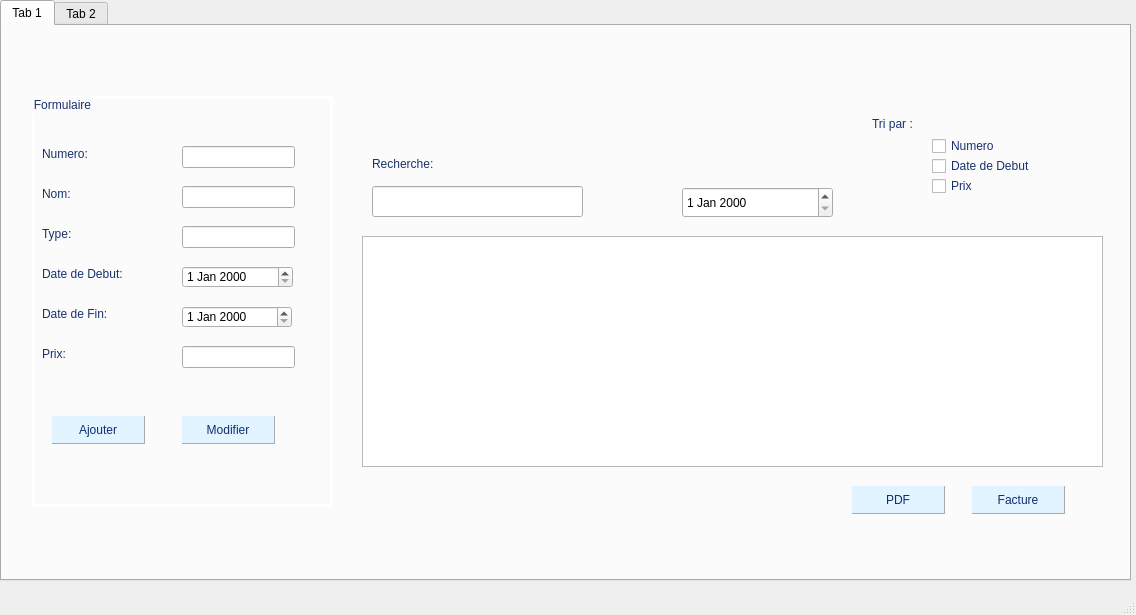
<?xml version="1.0" encoding="UTF-8"?>
<ui version="4.0">
 <class>MainWindow</class>
 <widget class="QMainWindow" name="MainWindow">
  <property name="geometry">
   <rect>
    <x>0</x>
    <y>0</y>
    <width>1136</width>
    <height>615</height>
   </rect>
  </property>
  <property name="windowTitle">
   <string>MainWindow</string>
  </property>
  <widget class="QWidget" name="centralwidget">
   <widget class="QTabWidget" name="tabWidget">
    <property name="geometry">
     <rect>
      <x>0</x>
      <y>0</y>
      <width>1131</width>
      <height>581</height>
     </rect>
    </property>
    <property name="currentIndex">
     <number>0</number>
    </property>
    <widget class="QWidget" name="tab">
     <attribute name="title">
      <string>Tab 1</string>
     </attribute>
     <widget class="QGroupBox" name="groupBox">
      <property name="geometry">
       <rect>
        <x>30</x>
        <y>70</y>
        <width>301</width>
        <height>411</height>
       </rect>
      </property>
      <property name="styleSheet">
       <string notr="true">QGroupBox{

color:rgb(24, 50, 109);
	font: 10pt &quot;MS Shell Dlg 2&quot;;
  



    border: 3px solid white;



}</string>
      </property>
      <property name="title">
       <string>Formulaire</string>
      </property>
      <widget class="QLabel" name="label">
       <property name="geometry">
        <rect>
         <x>10</x>
         <y>50</y>
         <width>71</width>
         <height>16</height>
        </rect>
       </property>
       <property name="styleSheet">
        <string notr="true">QLabel{
font: 63 10pt &quot;Segoe UI Semibold&quot;;
color : rgb(24, 50, 109);
}</string>
       </property>
       <property name="text">
        <string>Numero:</string>
       </property>
      </widget>
      <widget class="QLabel" name="label_2">
       <property name="geometry">
        <rect>
         <x>10</x>
         <y>90</y>
         <width>56</width>
         <height>16</height>
        </rect>
       </property>
       <property name="styleSheet">
        <string notr="true">QLabel{
font: 63 10pt &quot;Segoe UI Semibold&quot;;
color : rgb(24, 50, 109);
}</string>
       </property>
       <property name="text">
        <string>Nom:</string>
       </property>
      </widget>
      <widget class="QLabel" name="label_3">
       <property name="geometry">
        <rect>
         <x>10</x>
         <y>130</y>
         <width>71</width>
         <height>16</height>
        </rect>
       </property>
       <property name="styleSheet">
        <string notr="true">QLabel{
font: 63 10pt &quot;Segoe UI Semibold&quot;;
color : rgb(24, 50, 109);
}</string>
       </property>
       <property name="text">
        <string>Type:</string>
       </property>
      </widget>
      <widget class="QLabel" name="label_4">
       <property name="geometry">
        <rect>
         <x>10</x>
         <y>170</y>
         <width>131</width>
         <height>16</height>
        </rect>
       </property>
       <property name="styleSheet">
        <string notr="true">QLabel{
font: 63 10pt &quot;Segoe UI Semibold&quot;;
color : rgb(24, 50, 109);
}</string>
       </property>
       <property name="text">
        <string>Date de Debut:</string>
       </property>
      </widget>
      <widget class="QLabel" name="label_5">
       <property name="geometry">
        <rect>
         <x>10</x>
         <y>210</y>
         <width>101</width>
         <height>16</height>
        </rect>
       </property>
       <property name="styleSheet">
        <string notr="true">QLabel{
font: 63 10pt &quot;Segoe UI Semibold&quot;;
color : rgb(24, 50, 109);
}</string>
       </property>
       <property name="text">
        <string>Date de Fin:</string>
       </property>
      </widget>
      <widget class="QLabel" name="label_6">
       <property name="geometry">
        <rect>
         <x>10</x>
         <y>250</y>
         <width>56</width>
         <height>16</height>
        </rect>
       </property>
       <property name="styleSheet">
        <string notr="true">QLabel{
font: 63 10pt &quot;Segoe UI Semibold&quot;;
color : rgb(24, 50, 109);
}</string>
       </property>
       <property name="text">
        <string>Prix:</string>
       </property>
      </widget>
      <widget class="QPushButton" name="pushButton">
       <property name="geometry">
        <rect>
         <x>20</x>
         <y>320</y>
         <width>93</width>
         <height>28</height>
        </rect>
       </property>
       <property name="styleSheet">
        <string notr="true">QPushButton {
border-radius:15px;
font: 10pt &quot;MS Shell Dlg 2&quot;;
border-right :1px solid #aaaaaa;
border-bottom :1px solid #aaaaaa;
}
QPushButton:enabled {
background-color: #E1F4FF;
color: #0c2f70;
}
QPushButton:pressed {
background-color:blue;
color: white;
}

QPushButton:hover:!pressed {

background-color : #0d2f72;
color: #fffffe;

}
QPushButton:disabled{
boackground-color:#aaaaaa;
color :ffffff;
}</string>
       </property>
       <property name="text">
        <string>Ajouter</string>
       </property>
      </widget>
      <widget class="QLineEdit" name="numero">
       <property name="geometry">
        <rect>
         <x>150</x>
         <y>50</y>
         <width>113</width>
         <height>22</height>
        </rect>
       </property>
       <property name="styleSheet">
        <string notr="true"/>
       </property>
       <property name="text">
        <string/>
       </property>
      </widget>
      <widget class="QLineEdit" name="nom">
       <property name="geometry">
        <rect>
         <x>150</x>
         <y>90</y>
         <width>113</width>
         <height>22</height>
        </rect>
       </property>
      </widget>
      <widget class="QLineEdit" name="type">
       <property name="geometry">
        <rect>
         <x>150</x>
         <y>130</y>
         <width>113</width>
         <height>22</height>
        </rect>
       </property>
      </widget>
      <widget class="QLineEdit" name="prix">
       <property name="geometry">
        <rect>
         <x>150</x>
         <y>250</y>
         <width>113</width>
         <height>22</height>
        </rect>
       </property>
      </widget>
      <widget class="QPushButton" name="pushButton_2">
       <property name="geometry">
        <rect>
         <x>150</x>
         <y>320</y>
         <width>93</width>
         <height>28</height>
        </rect>
       </property>
       <property name="styleSheet">
        <string notr="true">QPushButton {
border-radius:15px;
font: 10pt &quot;MS Shell Dlg 2&quot;;
border-right :1px solid #aaaaaa;
border-bottom :1px solid #aaaaaa;
}
QPushButton:enabled {
background-color: #E1F4FF;
color: #0c2f70;
}
QPushButton:pressed {
background-color:blue;
color: white;
}

QPushButton:hover:!pressed {

background-color : #0d2f72;
color: #fffffe;

}
QPushButton:disabled{
boackground-color:#aaaaaa;
color :ffffff;
}</string>
       </property>
       <property name="text">
        <string>Modifier</string>
       </property>
      </widget>
      <widget class="QDateEdit" name="date_debut">
       <property name="geometry">
        <rect>
         <x>150</x>
         <y>170</y>
         <width>111</width>
         <height>22</height>
        </rect>
       </property>
      </widget>
      <widget class="QDateEdit" name="date_fin">
       <property name="geometry">
        <rect>
         <x>150</x>
         <y>210</y>
         <width>110</width>
         <height>22</height>
        </rect>
       </property>
      </widget>
     </widget>
     <widget class="QListView" name="listView">
      <property name="geometry">
       <rect>
        <x>360</x>
        <y>210</y>
        <width>741</width>
        <height>231</height>
       </rect>
      </property>
     </widget>
     <widget class="QLineEdit" name="lineEdit_7">
      <property name="geometry">
       <rect>
        <x>370</x>
        <y>160</y>
        <width>211</width>
        <height>31</height>
       </rect>
      </property>
     </widget>
     <widget class="QLabel" name="label_7">
      <property name="geometry">
       <rect>
        <x>870</x>
        <y>90</y>
        <width>91</width>
        <height>16</height>
       </rect>
      </property>
      <property name="styleSheet">
       <string notr="true">QLabel {
	font: 63 10pt &quot;Segoe UI Semibold&quot;;
 

color:rgb(24, 50, 109);
}
</string>
      </property>
      <property name="text">
       <string>Tri par :</string>
      </property>
     </widget>
     <widget class="QCheckBox" name="checkBox">
      <property name="geometry">
       <rect>
        <x>930</x>
        <y>130</y>
        <width>141</width>
        <height>20</height>
       </rect>
      </property>
      <property name="styleSheet">
       <string notr="true">QCheckBox{
font: 10pt &quot;MS Shell Dlg 2&quot;;
color : rgb(24, 50, 109);
}</string>
      </property>
      <property name="text">
       <string>Date de Debut</string>
      </property>
     </widget>
     <widget class="QCheckBox" name="checkBox_2">
      <property name="geometry">
       <rect>
        <x>930</x>
        <y>110</y>
        <width>83</width>
        <height>20</height>
       </rect>
      </property>
      <property name="styleSheet">
       <string notr="true">QCheckBox{
font: 10pt &quot;MS Shell Dlg 2&quot;;
color : rgb(24, 50, 109);
}</string>
      </property>
      <property name="text">
       <string>Numero</string>
      </property>
     </widget>
     <widget class="QCheckBox" name="checkBox_3">
      <property name="geometry">
       <rect>
        <x>930</x>
        <y>150</y>
        <width>83</width>
        <height>20</height>
       </rect>
      </property>
      <property name="styleSheet">
       <string notr="true">QCheckBox{
font: 10pt &quot;MS Shell Dlg 2&quot;;
color : rgb(24, 50, 109);
}</string>
      </property>
      <property name="text">
       <string>Prix</string>
      </property>
     </widget>
     <widget class="QPushButton" name="pushButton_3">
      <property name="geometry">
       <rect>
        <x>970</x>
        <y>460</y>
        <width>93</width>
        <height>28</height>
       </rect>
      </property>
      <property name="styleSheet">
       <string notr="true">QPushButton {
border-radius:15px;
font: 10pt &quot;MS Shell Dlg 2&quot;;
border-right :1px solid #aaaaaa;
border-bottom :1px solid #aaaaaa;
}
QPushButton:enabled {
background-color: #E1F4FF;
color: #0c2f70;
}
QPushButton:pressed {
background-color:blue;
color: white;
}

QPushButton:hover:!pressed {

background-color : #0d2f72;
color: #fffffe;

}
QPushButton:disabled{
boackground-color:#aaaaaa;
color :ffffff;
}</string>
      </property>
      <property name="text">
       <string>Facture</string>
      </property>
     </widget>
     <widget class="QPushButton" name="pushButton_4">
      <property name="geometry">
       <rect>
        <x>850</x>
        <y>460</y>
        <width>93</width>
        <height>28</height>
       </rect>
      </property>
      <property name="styleSheet">
       <string notr="true">QPushButton {
border-radius:15px;
font: 10pt &quot;MS Shell Dlg 2&quot;;
border-right :1px solid #aaaaaa;
border-bottom :1px solid #aaaaaa;
}
QPushButton:enabled {
background-color: #E1F4FF;
color: #0c2f70;
}
QPushButton:pressed {
background-color:blue;
color: white;
}

QPushButton:hover:!pressed {

background-color : #0d2f72;
color: #fffffe;

}
QPushButton:disabled{
boackground-color:#aaaaaa;
color :ffffff;
}</string>
      </property>
      <property name="text">
       <string>PDF</string>
      </property>
     </widget>
     <widget class="QLabel" name="label_8">
      <property name="geometry">
       <rect>
        <x>370</x>
        <y>130</y>
        <width>91</width>
        <height>16</height>
       </rect>
      </property>
      <property name="styleSheet">
       <string notr="true">QLabel {
	font: 63 10pt &quot;Segoe UI Semibold&quot;;
 

color:rgb(24, 50, 109);
}
</string>
      </property>
      <property name="text">
       <string>Recherche:</string>
      </property>
     </widget>
     <widget class="QDateEdit" name="dateEdit_3">
      <property name="geometry">
       <rect>
        <x>680</x>
        <y>161</y>
        <width>151</width>
        <height>31</height>
       </rect>
      </property>
     </widget>
     <zorder>groupBox</zorder>
     <zorder>listView</zorder>
     <zorder>label_7</zorder>
     <zorder>checkBox</zorder>
     <zorder>checkBox_2</zorder>
     <zorder>checkBox_3</zorder>
     <zorder>pushButton_3</zorder>
     <zorder>lineEdit_7</zorder>
     <zorder>pushButton_4</zorder>
     <zorder>label_8</zorder>
     <zorder>dateEdit_3</zorder>
    </widget>
    <widget class="QWidget" name="tab_2">
     <attribute name="title">
      <string>Tab 2</string>
     </attribute>
    </widget>
   </widget>
  </widget>
  <widget class="QMenuBar" name="menubar">
   <property name="geometry">
    <rect>
     <x>0</x>
     <y>0</y>
     <width>1136</width>
     <height>26</height>
    </rect>
   </property>
  </widget>
  <widget class="QStatusBar" name="statusbar"/>
 </widget>
 <resources/>
 <connections/>
</ui>
